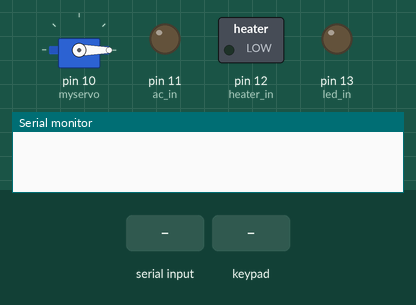
Recording of a sketch running on a simulated Arduino Mega 2560, built with avr-gcc and run on an emulated ATmega2560. On the bench: servo, switched loads named in the sketch (green lamp = pin HIGH), output pins drawn as LEDs (lit = HIGH), the last lines printed to the serial monitor. Inputs (shaded band) come from the test bench.

Above: at 1.2 s.
1.3 s: "A" received over the second serial link
At 3.2 s:
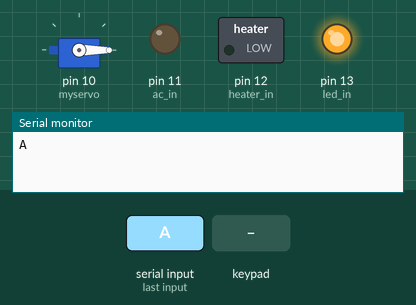
3.8 s: "C" received over the second serial link
At 6.0 s:
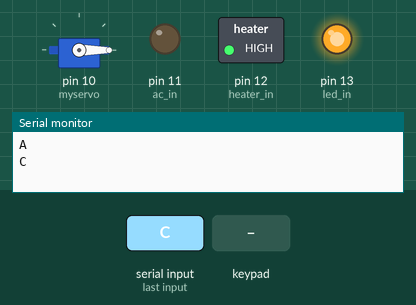
6.3 s: keypad keys 1 2 3 4 pressed 0.4 s apart
At 8.3 s:
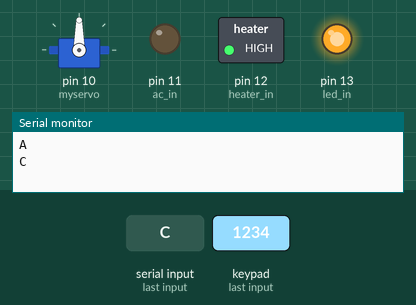
10.0 s: "E" received over the second serial link
At 12.2 s:
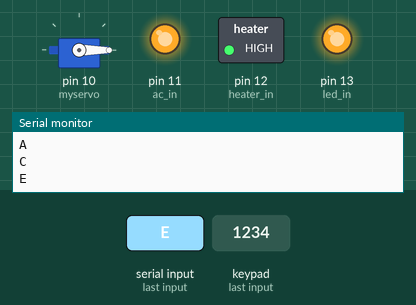
12.5 s: "B" received over the second serial link
At 14.0 s:
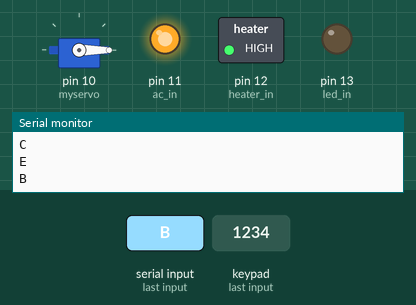
15.0 s: keypad keys 1 2 3 4 D pressed 0.4 s apart
At 17.0 s:
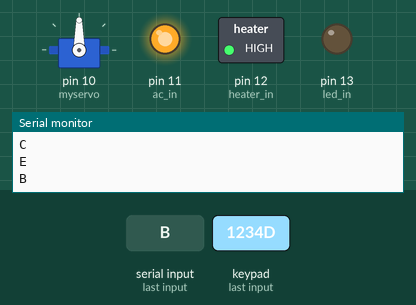
Timing chart, 0 to 18.7 s (numbered marks = the images above; inputs shaded):
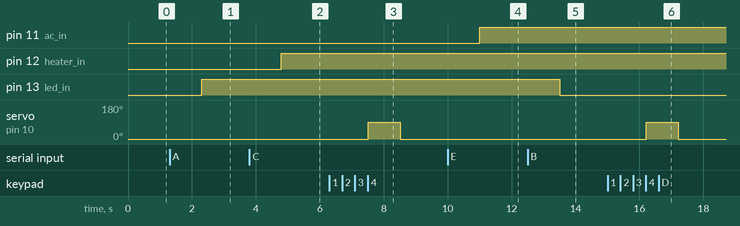

Measured:
- after the input at 1.3 s, pin 13 (led_in): LOW → HIGH after 1.0 s
- after the input at 3.8 s, pin 12 (heater_in): LOW → HIGH after 1.0 s
- after the input at 6.3 s, servo on pin 10 (myservo): 0° → 90° after 1.2 s, → 0° 1.0 s later
- after the input at 10.0 s, pin 11 (ac_in): LOW → HIGH after 1.0 s
- after the input at 12.5 s, pin 13 (led_in): HIGH → LOW after 1.0 s
- after the input at 15.0 s, servo on pin 10 (myservo): 0° → 90° after 1.2 s, → 0° 1.0 s later

The sketch:

bluetoothhome.ino
```cpp
//code for bluetooth controlled home//
//Author Jeslin Augustin//

#include <Keypad.h> //library for membrane keypad
#include <Servo.h> //library for servomotor

Servo myservo; //servo object creation

int led_in = 13; // pin to connect led
int heater_in = 12; // pin to connect heater control
int ac_in = 11; // pin to connect ac control

String readStr,in_bulb,in_ac,in_heater,a;

int pos = 0;
int mode=0;
const byte ROWS = 4;
const byte COLS = 4;

//variables for number lock check and processing
int index=0;
String password="";
String set_password="";

// key arrangement for keypad
char hexaKeys[ROWS][COLS] = {
  {'1', '2', '3', 'A'},
  {'4', '5', '6', 'B'},
  {'7', '8', '9', 'C'},
  {'*', '0', '#', 'D'}
};

//row and coloumn pin selection for keypad
byte rowPins[ROWS] = {9, 8, 7, 6};
byte colPins[COLS] = {5, 4, 3, 2};

//keypad object
Keypad customKeypad = Keypad(makeKeymap(hexaKeys), rowPins, colPins, ROWS, COLS);

String no_lock="1234"; //default number lock is set to 1234

//function to operate the number lock door
void door_control(String set_password)
{
  char customKey = customKeypad.getKey();
  if (customKey && index<4)
  {
    password=password+String(customKey) ;
    index=index+1;
  }
  if (index>3 && password==set_password)
  {
    index=0;
    password="";
    myservo.write(90);
    delay(1000);
    myservo.write(0);
  }
  else if (index>3 && password!=set_password)
  {
  index=0;
  password="";
  }
}
//function to check and decode data received from bluetooth device
//bluetooth is connected to serial port 2

void check_bluetooth()
{
  while(Serial2.available())
  {
  a=Serial2.readString();
  Serial.println(a);
  }
  if (a=="A")
  {
  in_bulb="ON";
  }
  else if (a=="B")
  {
  in_bulb="OFF";
  }
  else if(a=="C")
  {
    in_heater="ON";
  }
  else if(a=="D")
  {
     in_heater="OFF";
  }
  else if(a=="E")
  {
     in_ac="ON";
  }
  else if(a=="F")
  {
   in_ac="OFF";
  }

  if(a.indexOf("LOC") >=0) {
        readStr=a.substring(3);//reading the number lock value if the comand is to set the number lock
        Serial.print("LOC is: ");
        Serial.println(readStr);
        no_lock = readStr;
        Serial.println(no_lock);
       a="";
      }
}


//function for bluetooth controlled operation
void bluetooth_mode()
{
  if (in_bulb=="ON")
  {
    digitalWrite(led_in,HIGH);
  }
  if (in_bulb=="OFF")
  {
    digitalWrite(led_in,LOW);
  }
  if (in_heater=="ON")
  {
    digitalWrite(heater_in,HIGH);
  }
  if (in_heater=="OFF")
  {
    digitalWrite(heater_in,LOW);
  }
  if (in_ac=="ON")
  {
    digitalWrite(ac_in,HIGH);
  }
  if (in_ac=="OFF")
  {
    digitalWrite(ac_in,LOW);
  }
}

//setup function
void setup()
{
Serial2.begin(9600);
Serial.begin(9600);
myservo.attach(10);
myservo.write(0);
pinMode(led_in,OUTPUT);
pinMode(heater_in,OUTPUT);
pinMode(ac_in,OUTPUT);
Serial.flush();
Serial2.flush();

}

//main loop function
void loop()
{
   check_bluetooth();
   bluetooth_mode();

   set_password=no_lock;
   door_control(set_password) ;

}
```
